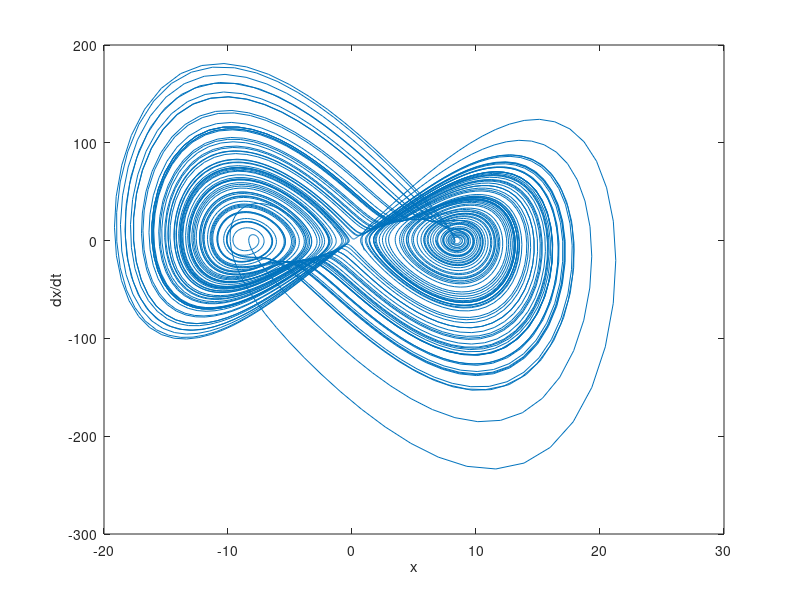
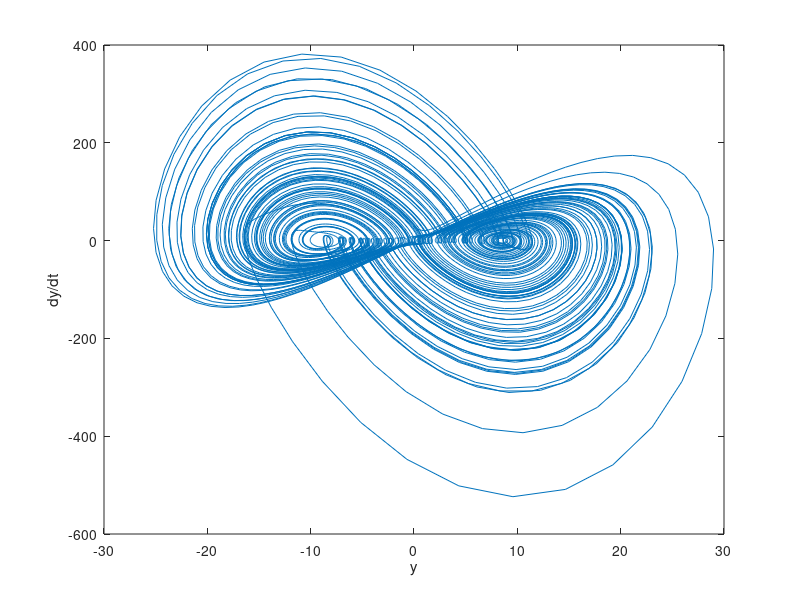
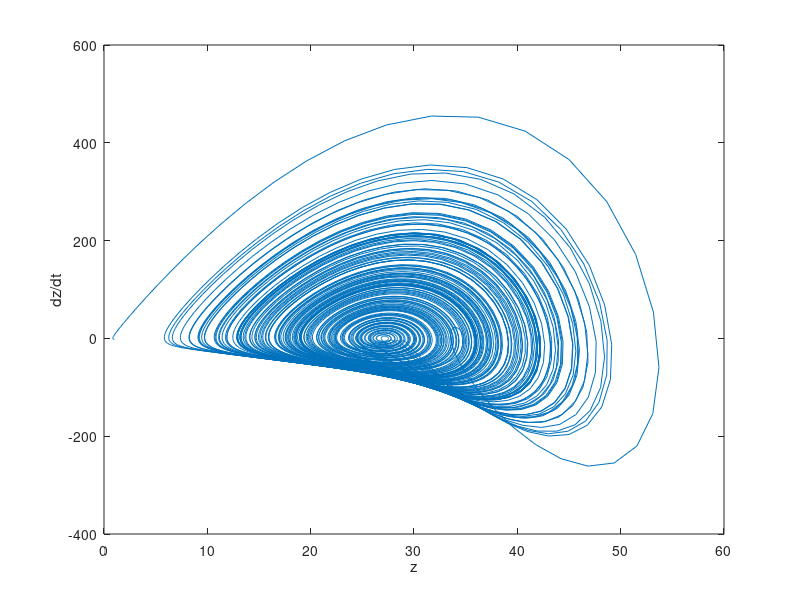
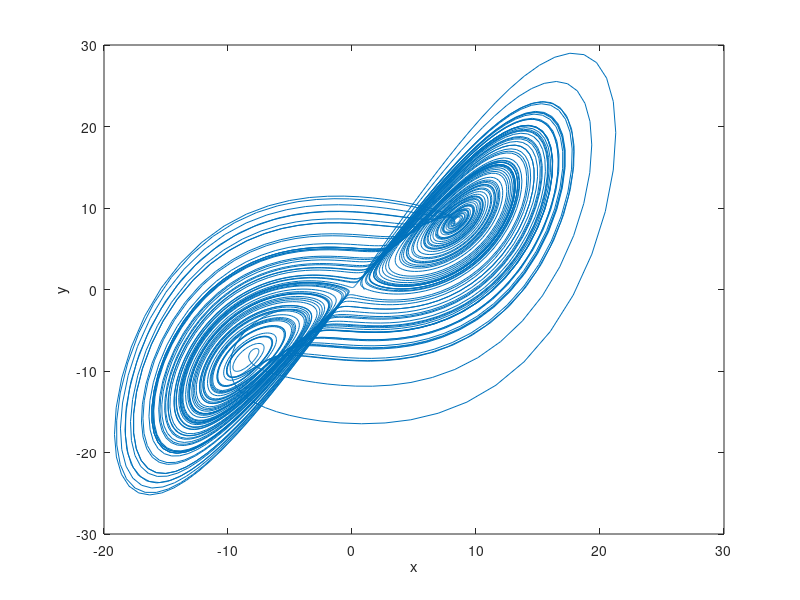

Source code (MATLAB) for these figures, in order:
x(1)=1;
y(1)=0;
z(1)=1;
%a=0;
%b=100;
dt=0.01;
%N=(b-a)/dt;
N=10000
t=0:N;

for i=1:N
    x(i+1)=x(i)+dt*(10*(y(i)-x(i)));
    y(i+1)=y(i)+dt*(-x(i)*z(i)+28*x(i)-y(i));
    z(i+1)=z(i)+dt*(x(i)*y(i)-(8/3)*z(i));
end

 xprim=10*(y-x);
 yprim=-x.*z+28*x-y;
 zprim=x.*y-(8/3)*z;
figure
 plot(x,xprim);xlabel('x');ylabel('dx/dt');
 figure
 plot(y,yprim);xlabel('y');ylabel('dy/dt');
 figure
 plot(z,zprim);xlabel('z');ylabel('dz/dt');
figure
 plot(x,y);xlabel('x');ylabel('y');
 figure
 plot(x,z);xlabel('x');ylabel('z');
 figure
 plot(y,z);xlabel('y');ylabel('z');
 figure
 plot3(x,y,z);xlabel('x');ylabel('y');zlabel('z');